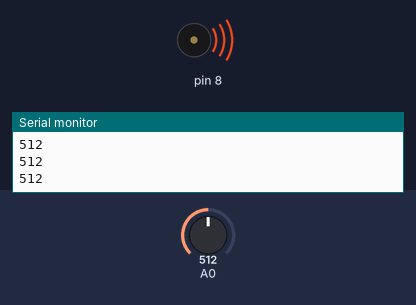
Bench run of a sketch on a simulated Arduino Uno, built with avr-gcc and run on an emulated ATmega328P. Shown: buzzer (waves = sounding), the last lines printed to the serial monitor. The inputs (shaded band) are chosen by the test bench; at power-on: A0 = 512.

Above: at 1.2 s.
1.3 s: A0 set to 493
At 2.5 s:
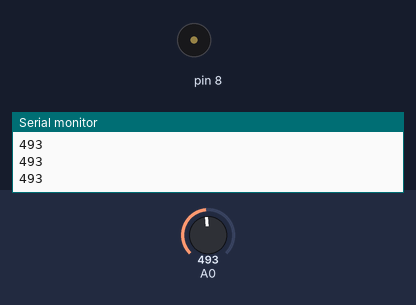
2.8 s: A0 set to 511
At 3.8 s:
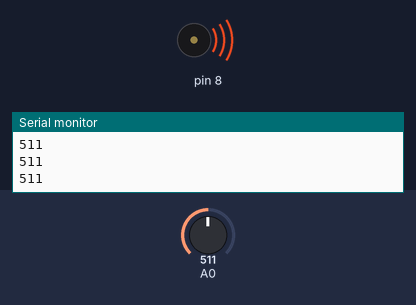
4.3 s: A0 set to 495
At 4.9 s:
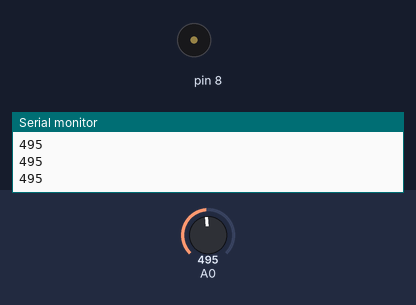
Timing chart, 0 to 7.3 s (numbered marks = the images above; inputs shaded):
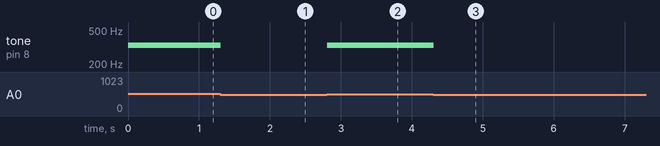

Measured:
- the behaviour switches between 505 and 504 on A0 (found by bisection; images 0 and 1)
- after the input at 1.3 s, tone on pin 8: 330 Hz → silent at once
- after the input at 2.8 s, tone on pin 8: silent → 330 Hz at once
- after the input at 4.3 s, tone on pin 8: 330 Hz → silent at once

The sketch:

Piano.ino
```cpp
//int botones[6];
//crear una matriz para 6 variables de tipo entero
//int botones[0]=2;
//dar a la primera variable de la matriz el valor de 2

int notas []={196,262,330,392};

void setup() {
  Serial.begin(9600);
}

void loop() {
  int ValorTeclaPulsada= analogRead(A0);
  Serial.println(ValorTeclaPulsada);
  if (ValorTeclaPulsada==1023){
    tone(8,notas[0]);
  }
  else if (ValorTeclaPulsada >=990 && ValorTeclaPulsada <=1010){
    tone(8,notas[1]);
  }
   else if (ValorTeclaPulsada >=505 && ValorTeclaPulsada <=520){
    tone(8,notas[2]);
  }
   else if (ValorTeclaPulsada >=5 && ValorTeclaPulsada <=10){
    tone(8,notas[3]);
  }
  else{
    noTone(8);
  }
}
```
